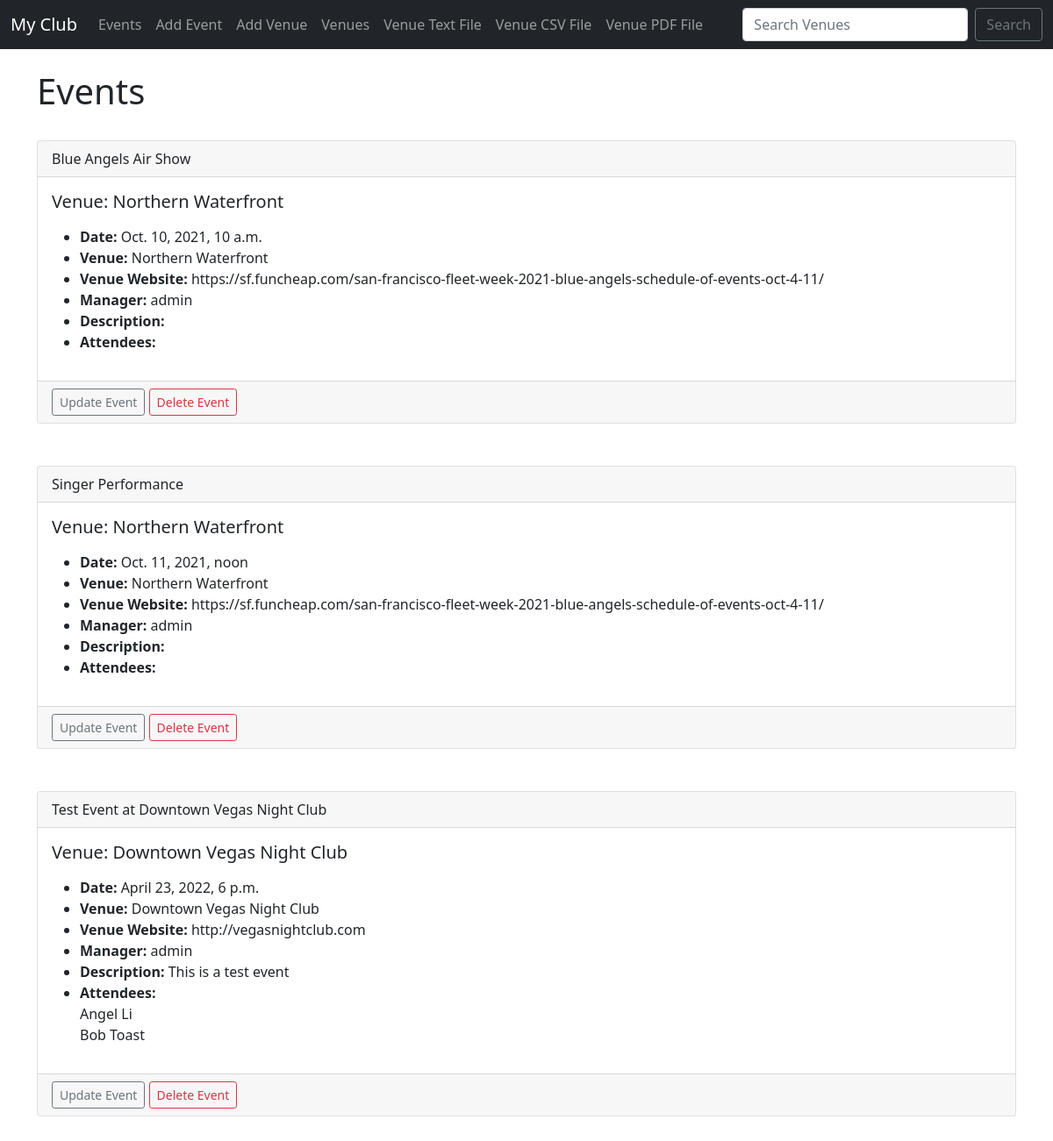
/events, run on an earlier commit of the app's database.
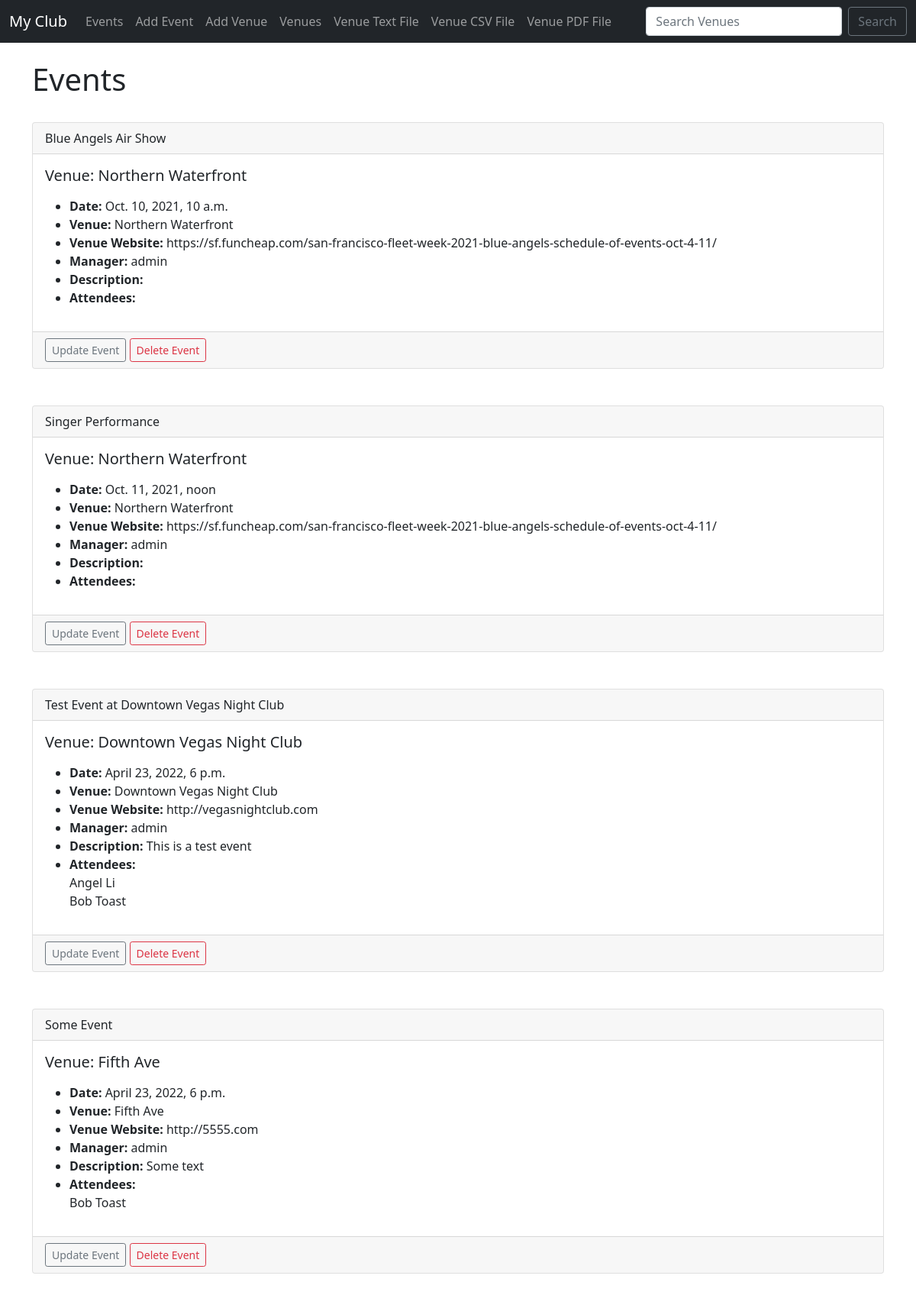
And on a later commit of the database.
### events/models.py (models this page shows)
class Event(models.Model):
    name = models.CharField('Event Name', max_length=120)
    event_date = models.DateTimeField('Event Date')
    venue = models.ForeignKey(
        Venue, blank=True, null=True, on_delete=models.CASCADE)
    manager = models.ForeignKey(User, blank=True, null=True, on_delete=models.SET_NULL)
    description = models.TextField(blank=True)
    attendees = models.ManyToManyField(MyClubUser, blank=True)
    def __str__(self):
        return self.name

class Venue(models.Model):
    name = models.CharField('Venue Name', max_length=120)
    address = models.CharField(max_length=300)
    zip_code = models.CharField('Zip Code', max_length=15)
    phone = models.CharField('Contact Phone', max_length=25, blank=True)
    web = models.URLField('Website Address', blank=True)
    email_address = models.EmailField('Email Address', blank=True)
    def __str__(self):
        return self.name

class MyClubUser(models.Model):
    first_name = models.CharField(max_length=30)
    last_name = models.CharField(max_length=30)
    email = models.EmailField('User Email')
    def __str__(self):
        return self.first_name + ' ' + self.last_name

### events/views.py (the view)
# urls.py: path('events', views.all_events, name="list-events"),
def all_events(request):
    event_list = Event.objects.all().order_by('event_date')
    return render(request,
        'events/event_list.html', {
        "event_list": event_list})

### events/templates/events/event_list.html
{% extends 'events/base.html' %}
{% block content %}
<h1>Events</h1><br />
{% for event in event_list %}
  <div class="card">
    <div class="card-header">
      {{ event }}
    </div>
    <div class="card-body">
      <h5 class="card-title">Venue: {{ event.venue }}</h5>
      <p class="card-text">
        <ul>
          <li><strong>Date:</strong> {{ event.event_date }}</li>
          <li><strong>Venue:</strong> {{ event.venue }}</li>
          <li><strong>Venue Website:</strong> {{ event.venue.web }}</li>
          <li><strong>Manager:</strong> {{ event.manager }}</li>
          <li><strong>Description:</strong> {{ event.description }}</li>
          <li><strong>Attendees:</strong>
            {% for user in event.attendees.all %}
              <br />{{ user }}
            {% endfor %}
          </li>
        </ul>
      </p>
    </div>
    <div class="card-footer text-muted">
        <a href="{% url 'update-event' event.id %}" class="btn btn-outline-secondary btn-sm">Update Event</a>
        <a href="{% url 'delete-event' event.id %}" class="btn btn-outline-danger btn-sm">Delete Event</a>
    </div>
  </div>
  <br /><br />
{% endfor %}
{% endblock %}

### events/templates/events/base.html (shortened to what this page needs)
<!doctype html>
<html lang="en">
<head>
  <link href="https://cdn.jsdelivr.net/npm/bootstrap@5.1.2/dist/css/bootstrap.min.css" rel="stylesheet"
>
</head>
<body>
  {% include 'events/navbar.html' %}
  <br />
  <div class="container">
    {% block content %}
    {% endblock %}
  </div>
</body>
</html>

### events/templates/events/navbar.html (shortened to what this page needs)
<nav class="navbar navbar-expand-lg navbar-dark bg-dark">
  <div class="container-fluid">
    <a class="navbar-brand" href="{% url 'home' %}">My Club</a>
    <div class="collapse navbar-collapse" id="navbarSupportedContent">
      <ul class="navbar-nav me-auto mb-2 mb-lg-0">
        <li class="nav-item">
          <a class="nav-link" href="{% url 'list-events' %}">Events</a>
        </li>
        <li class="nav-item">
            <a class="nav-link" href="{% url 'add-event' %}">Add Event</a>
        </li>
        <li class="nav-item">
          <a class="nav-link" href="{% url 'add-venue' %}">Add Venue</a>
        </li>
        <li class="nav-item">
          <a class="nav-link" href="{% url 'list-venues' %}">Venues</a>
        </li>
        <li class="nav-item">
            <a class="nav-link" href="{% url 'venue-text' %}">Venue Text File</a>
        </li>
        <li class="nav-item">
            <a class="nav-link" href="{% url 'venue-csv' %}">Venue CSV File</a>
        </li>
        <li class="nav-item">
            <a class="nav-link" href="{% url 'venue-pdf' %}">Venue PDF File</a>
        </li>
      </ul>
        <form class="d-flex" method=POST action="{% url 'search-venues' %}">
        <input class="form-control me-2" type="search" placeholder="Search Venues" aria-label="Search" name="searched">
        <button class="btn btn-outline-secondary" type="submit">Search</button>
      </form>
    </div>
  </div>
</nav>

What changed in the data, as far as the page shows it:
added Event: name "Some Event", venue "Fifth Ave", event_date "April 23, 2022, 6 p.m.", venue.web "http://5555.com", manager "admin", description "Some text", MyClubUser (first_name+last_name "Bob Toast")
